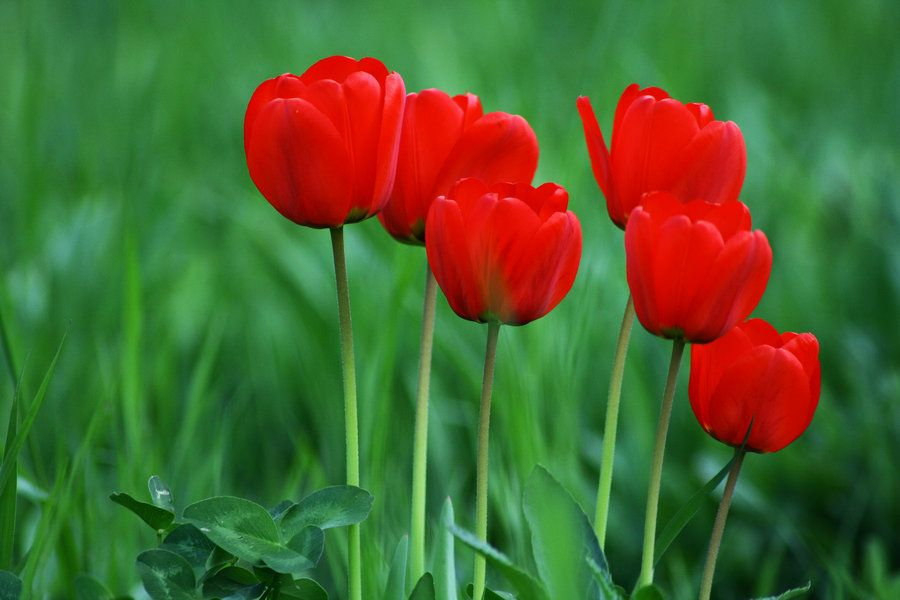
#> input picture test.jpg, 900 x 600 px; its folder holds only this picture in this run
$ python -i main.py   (imports and definitions only)   (older library calls are emulated)
#> lines starting #> are read from the running program, lines starting #| are printed output that depends on the picture; after the words box and inside, x2 and y2 are one past the last pixel; in counts of white or black regions, pixels touching at a corner belong together
import io
import cv2
import requests
import numpy as np
import gradio as gr
from PIL import Image
import threading
import time
import os

# -------------------------------------------------------------------------
# GLOBAL PERFORMANCE, SCENE, & TEMPORAL CACHE
# -------------------------------------------------------------------------
CACHED_TEXTURES = {}
cached_texture_pattern = None
cached_final_composited = None
cached_simulated_frame = None
cached_confusion_mask = None

ema_low_res_mask = None
accumulated_mask = None
last_api_call_time = 0
api_lock = threading.Lock()

# Global variables for tracking frames and metrics
prev_low_res_hist = None
system_mode_tracker = "STATIC"
loaded = False  # Track initial load state globally

# Real-Time FPS Tracking Metrics
fps_prev_time = 0
fps_current_rate = 0.0

# -------------------------------------------------------------------------
# CORE MATH ENGINES (True Deuteranopia Simulation Matrix)
# -------------------------------------------------------------------------
M = np.array([
    [0.430, 0.720, -0.150],
    [0.340, 0.620, 0.040],
    [-0.020, 0.030, 0.990]
], dtype=np.float32)


def simulate_deuteranopia(frame):
    img = frame.astype(np.float32) / 255.0
    out = cv2.transform(img, M)
    return np.clip(out, 0, 1) * 255


def apply_alpha_blending(original_rgb, ai_textured_rgb, binary_mask_rgb, alpha):
    img_orig = original_rgb.astype(np.float32)
    img_text = ai_textured_rgb.astype(np.float32)
    normalized_mask = (binary_mask_rgb.astype(np.float32) / 255.0) * alpha
    blended_output = (1.0 - normalized_mask) * img_orig + normalized_mask * img_text
    return np.clip(blended_output, 0, 255).astype(np.uint8)


def boost_color_contrast_lab(frame, mask, chroma_boost=1.35, luma_boost=1.08):
    lab = cv2.cvtColor(frame, cv2.COLOR_RGB2LAB).astype(np.float32)
    l, a, b = cv2.split(lab)

    if mask.ndim == 3:
        mask_bool = mask[:, :, 0] > 0
    else:
        mask_bool = mask > 0

    l[mask_bool] = np.clip(l[mask_bool] * luma_boost, 0, 255)

    a_shifted = a[mask_bool] - 128.0
    b_shifted = b[mask_bool] - 128.0

    a_shifted *= chroma_boost
    b_shifted *= chroma_boost

    a[mask_bool] = np.clip(a_shifted + 128.0, 0, 255)
    b[mask_bool] = np.clip(b_shifted + 128.0, 0, 255)

    boosted_lab = cv2.merge([l, a, b])
    return cv2.cvtColor(boosted_lab.astype(np.uint8), cv2.COLOR_LAB2RGB)


def generate_local_clean_texture(style, h, w, scale_factor, angle_deg, is_live):
    base_spacing = int(np.clip(18 * scale_factor * (1 + abs(angle_deg) / 180), 8, 40))
    texture = np.full((h, w, 3), 255, dtype=np.uint8)

    if is_live:
        t = time.time()
        pulse_shift = int(np.sin(t * 4.0) * 8)
        dot_oscillation = np.cos(t * 5.0) * 2.0
    else:
        pulse_shift = 0
        dot_oscillation = 0

    if style == "dots":
        for y in range(0, h, base_spacing):
            for x in range(0, w, base_spacing):
                dynamic_radius = int(np.clip(5 * scale_factor + dot_oscillation, 3, 10))
                cv2.circle(texture, (x, y), dynamic_radius, (0, 0, 0), -1)

    elif style == "hatching":
        for i in range(-max(h, w), max(h, w), base_spacing):
            cv2.line(texture, (i + pulse_shift, 0), (i + h + pulse_shift, h), (0, 0, 0),
                     int(np.clip(2.5 * scale_factor, 1, 5)))

    else:
        for y in range(0, h, base_spacing):
            cv2.line(texture, (0, y + pulse_shift), (w, y + pulse_shift), (0, 0, 0), 1)
        for x in range(0, w, base_spacing):
            cv2.line(texture, (x + pulse_shift, 0), (x + pulse_shift, h), (0, 0, 0), 1)

    rot_matrix = cv2.getRotationMatrix2D((w / 2, h / 2), angle_deg, 1.0)
    transformed_texture = cv2.warpAffine(texture, rot_matrix, (w, h), flags=cv2.INTER_LINEAR,
                                         borderMode=cv2.BORDER_REFLECT_101)
    return transformed_texture


def apply_adaptive_clahe(frame):
    if frame.dtype != np.uint8:
        frame = frame.astype(np.uint8)

    lab = cv2.cvtColor(frame, cv2.COLOR_RGB2LAB)
    l, a, b = cv2.split(lab)
    brightness_std = np.std(l)

    adaptive_clip = float(np.clip(2.0 + (brightness_std / 45.0), 2.0, 5.0))
    h, w = l.shape
    tile_size = max(8, int(min(h, w) / 32))

    clahe = cv2.createCLAHE(clipLimit=adaptive_clip, tileGridSize=(tile_size, tile_size))
    enhanced_l = clahe.apply(l)

    merged = cv2.merge([enhanced_l, a, b])
    return cv2.cvtColor(merged, cv2.COLOR_LAB2RGB)


def hysteresis_threshold(diff, frame_gray, prev_mask=None):
    diff_mean = float(np.mean(diff))
    diff_std = float(np.std(diff))

    T_high = np.clip(diff_mean + (1.8 * diff_std), 15, 90)
    T_low = np.clip(diff_mean + (0.7 * diff_std), 8, 50)

    strong = (diff > T_high).astype(np.uint8)
    weak = (diff > T_low).astype(np.uint8) * 255  # تحويلها لقناع ثنائي صالح لمعالجة الكونتور

    if prev_mask is None:
        prev_mask = np.zeros_like(diff, dtype=np.uint8)

    result = strong.copy()
    contours, _ = cv2.findContours(weak, cv2.RETR_EXTERNAL, cv2.CHAIN_APPROX_SIMPLE)

    for cnt in contours:
        # إنشاء قناع مؤقت وفحص مساحة الكونتور لضمان عزل النويز بمرونة عالية
        if cv2.contourArea(cnt) > 10:
            # توليد مصفوفة بكسلية للمنطقة الحالية فقط لمعاينة اتصالها بالـ strong threshold
            mask_roi = np.zeros_like(diff, dtype=np.uint8)
            cv2.drawContours(mask_roi, [cnt], -1, 1, -1)
            if np.any(strong[mask_roi > 0]):
                result[mask_roi > 0] = 1

    result = cv2.addWeighted(result.astype(np.float32), 0.7, prev_mask.astype(np.float32), 0.3, 0)
    return (result > 0.5).astype(np.uint8) * 255


prev_gray_frame = None
prev_warped_mask = None

# [11 lines left out: function warp_mask_with_flow, not called in this run]


def process_universal_pipeline(frame, texture_dropdown, show_foveated_circle=True, is_static_tab=False):
#> called with texture_dropdown = 'dots', show_foveated_circle = True, is_static_tab = False
    global cached_texture_pattern, cached_final_composited, cached_simulated_frame, cached_confusion_mask, accumulated_mask, system_mode_tracker
    global prev_low_res_hist, ema_low_res_mask, prev_gray_frame, prev_warped_mask, loaded
    global fps_prev_time, fps_current_rate

    t_start = time.time()
    if fps_prev_time > 0:
        time_delta = t_start - fps_prev_time
        if time_delta > 0:
            fps_current_rate = 0.9 * fps_current_rate + 0.1 * (1.0 / time_delta)
    fps_prev_time = t_start

    if frame is None:
        loaded = False
        for target_name in ["test.jpg", "image.png", "image.jpg", "image.jpeg"]:
            if os.path.exists(target_name):
                frame = cv2.imread(target_name)
#> frame is the input picture: shape (600, 900, 3); mean B, G, R 48.4, 100.5, 78
                frame = cv2.cvtColor(frame, cv2.COLOR_BGR2RGB)
                loaded = True
                break

        if not loaded:
            frame = np.zeros((500, 750, 3), dtype=np.uint8)
            cv2.rectangle(frame, (0, 0), (250, 500), (230, 50, 50), -1)
            cv2.rectangle(frame, (250, 0), (500, 500), (50, 220, 50), -1)
            cv2.rectangle(frame, (500, 0), (750, 500), (50, 50, 240), -1)

        status_text = "⚡ Mode: Static Media Active [Optimal Color Mapping Pipeline]"
        is_live_stream = False
    else:
        status_text = "⚡ Mode: Live Stream Active [Spatial Confusion Contrast Boosted]"
        is_live_stream = True
        frame = frame.copy()

        if system_mode_tracker == "STATIC":
            prev_gray_frame = None
            prev_warped_mask = None
            ema_low_res_mask = None
            system_mode_tracker = "LIVE"

    accumulated_mask = np.zeros((240, 320), dtype=np.float32)

    h, w, _ = frame.shape
    low_res_w, low_res_h = 320, 240
    low_res = cv2.resize(frame, (low_res_w, low_res_h))

    low_res = apply_adaptive_clahe(low_res)
#> in apply_adaptive_clahe, `l, a, b = cv2.split(lab)`:
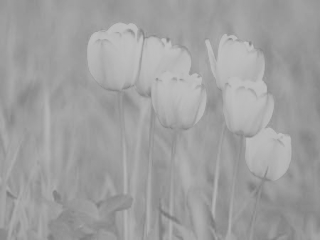
#> b: shape (240, 320); min 118, max 194, mean 159.9
#> in apply_adaptive_clahe, `brightness_std = np.std(l)`: brightness_std = 26.83
#> in apply_adaptive_clahe, `adaptive_clip = float(np.clip(2.0 + (brightness_std / 45.0), 2.0, 5.0))`: adaptive_clip = 2.6
    gray_low_res = cv2.cvtColor(low_res, cv2.COLOR_RGB2GRAY)
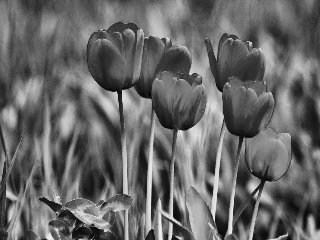
#> gray_low_res: shape (240, 320); min 5, max 236, mean 103.3

    if prev_gray_frame is None:
        flow = None
    else:
        flow = cv2.calcOpticalFlowFarneback(prev_gray_frame, gray_low_res, None, 0.5, 2, 9, 3, 5, 1.2, 0)

    mean_brightness, std_variance = cv2.meanStdDev(gray_low_res)
#> mean_brightness = [103.3]; std_variance = [45.64]
    mean_brightness = float(mean_brightness[0][0])
#> mean_brightness = 103.3
    std_variance = float(std_variance[0][0])
#> std_variance = 45.64

    if is_live_stream:
        adaptive_alpha = float(np.clip(0.55 + (std_variance * 0.004), 0.60, 0.85))
    else:
        adaptive_alpha = float(np.clip(0.40 + (std_variance * 0.003), 0.45, 0.70))
#> adaptive_alpha = 0.537

    low_res_sim = simulate_deuteranopia(low_res)
    orig_lab = cv2.cvtColor(low_res, cv2.COLOR_RGB2LAB)
#> orig_lab: shape (240, 320, 3); mean of channels 0, 1, 2 125.8, 110.9, 159.2
    sim_lab = cv2.cvtColor(low_res_sim.astype(np.uint8), cv2.COLOR_RGB2LAB)
#> sim_lab: shape (240, 320, 3); mean of channels 0, 1, 2 112.1, 125.2, 151.8

    diff_a = cv2.absdiff(orig_lab[:, :, 1], sim_lab[:, :, 1])
    diff_b = cv2.absdiff(orig_lab[:, :, 2], sim_lab[:, :, 2])

    if prev_gray_frame is None:
        motion_weight = np.ones_like(diff_a, dtype=np.float32)
    else:
        magnitude = np.sqrt(flow[..., 0] ** 2 + flow[..., 1] ** 2)
        magnitude = cv2.resize(magnitude, (diff_a.shape[1], diff_a.shape[0]))
        motion_weight = cv2.normalize(magnitude, None, 0.7, 1.6, cv2.NORM_MINMAX)

    motion_weight = motion_weight.astype(np.float32)
    diff = (diff_a.astype(np.float32) + diff_b.astype(np.float32)) * 0.5
    diff = np.clip(diff * motion_weight, 0, 255).astype(np.uint8)
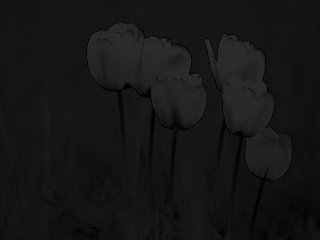
#> diff: shape (240, 320); min 0, max 47, mean 22
    diff = cv2.GaussianBlur(diff, (5, 5), 0)

    raw_mask = hysteresis_threshold(diff, gray_low_res, None)
#> in hysteresis_threshold, `diff_mean = float(np.mean(diff))`: diff_mean = 22.03
#> in hysteresis_threshold, `diff_std = float(np.std(diff))`: diff_std = 7.45
#> in hysteresis_threshold, `T_high = np.clip(diff_mean + (1.8 * diff_std), 15, 90)`: T_high = 35.45
#> in hysteresis_threshold, `T_low = np.clip(diff_mean + (0.7 * diff_std), 8, 50)`: T_low = 27.25
#> in hysteresis_threshold, `contours, _ = cv2.findContours(weak, cv2.RETR_EXTERNAL, cv2.CHAIN_APPR..`: contours = 2 contours; box (x1, y1, x2, y2) and area: (87, 22, 207, 124) 6547, (205, 34, 291, 179) 5534
#> the loop in hysteresis_threshold, `for cnt in contours:` made 2 passes
#> after the loop in hysteresis_threshold, `for cnt in contours:`:
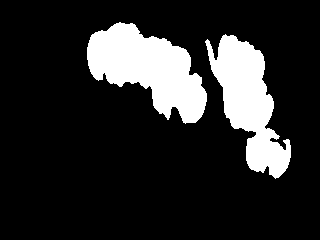
#> result: shape (240, 320); values 0 (black) and 1 (white), 16.3% white; 2 white regions, box (x1, y1, x2, y2) and area: (87, 22, 207, 124) 6737, (205, 34, 291, 179) 5765
    current_mask = raw_mask.astype(np.float32)
#> current_mask: shape (240, 320) float32; 16.3% white; 2 white regions

    if ema_low_res_mask is None or ema_low_res_mask.shape != current_mask.shape:
        ema_low_res_mask = current_mask.copy()
    else:
        alpha = np.clip(0.25 + (std_variance * 0.002), 0.2, 0.5)
        ema_low_res_mask = alpha * current_mask + (1 - alpha) * ema_low_res_mask

    low_res_mask = (ema_low_res_mask > 0.5 * 255).astype(np.uint8) * 255

    if flow is not None and prev_warped_mask is not None:
        warped_prev = warp_mask_with_flow(prev_warped_mask, flow)
        low_res_mask = cv2.addWeighted(low_res_mask.astype(np.float32), 0.6, np.clip(warped_prev, 0, 255), 0.4,
                                       0).astype(np.uint8)

    prev_warped_mask = low_res_mask.copy()
    prev_gray_frame = gray_low_res.copy()


    filtered_low_res_mask = np.zeros_like(low_res_mask)
    min_area_filter = 30 if is_live_stream else 60
    contours, _ = cv2.findContours(low_res_mask, cv2.RETR_EXTERNAL, cv2.CHAIN_APPROX_SIMPLE)
    for cnt in contours:
        if cv2.contourArea(cnt) > min_area_filter:
            cv2.drawContours(filtered_low_res_mask, [cnt], -1, 255, -1)
#> this loop made 2 passes

    if flow is not None:
        motion_intensity = float(np.mean(np.sqrt(flow[..., 0] ** 2 + flow[..., 1] ** 2)))
        if motion_intensity < 0.5:
            tip_text = "Static"
        elif motion_intensity < 2.5:
            tip_text = "Moving"
        else:
            tip_text = "Rapid Motion"
        motion_x = int(np.mean(flow[..., 0]) * 20)
        motion_y = int(np.mean(flow[..., 1]) * 20)
    else:
        tip_text = "Static"
        motion_x, motion_y = 0, 0

    acc_uint8 = cv2.normalize(accumulated_mask, None, 0, 255, cv2.NORM_MINMAX).astype(np.uint8)
#> acc_uint8: shape (240, 320); every value is 0
#> accumulated_mask: shape (240, 320) float32; every value is 0
    _, stabilized_low_res_mask = cv2.threshold(acc_uint8, 35, 255, cv2.THRESH_BINARY)
    kernel = cv2.getStructuringElement(cv2.MORPH_ELLIPSE, (3, 3) if is_live_stream else (5, 5))
#> kernel = [[0, 0, 1, 0, 0], [1, 1, 1, 1, 1], [1, 1, 1, 1, 1], [1, 1, 1, 1, 1], [0, 0, 1, 0, 0]]
    smoothed_low_res_mask = cv2.morphologyEx(stabilized_low_res_mask, cv2.MORPH_CLOSE, kernel)

    foveated_mask = np.zeros_like(smoothed_low_res_mask)
    center_x_low = int(low_res_w / 2)
    center_y_low = int(low_res_h / 2 + (np.sin(time.time() * 2.5) * 35 if is_live_stream else 0))
    focus_radius_low = int(min(low_res_w, low_res_h) * 0.45)
    cv2.circle(foveated_mask, (center_x_low, center_y_low), focus_radius_low, 255, -1)
#> foveated_mask: shape (240, 320); 47.7% white; 1 white region, box (x1, y1, x2, y2) and area: (52, 12, 269, 229) 36625
    smoothed_low_res_mask = cv2.addWeighted(smoothed_low_res_mask, 0.8, foveated_mask, 0.2, 0)

    final_mask = cv2.resize(smoothed_low_res_mask, (w, h), interpolation=cv2.INTER_NEAREST)
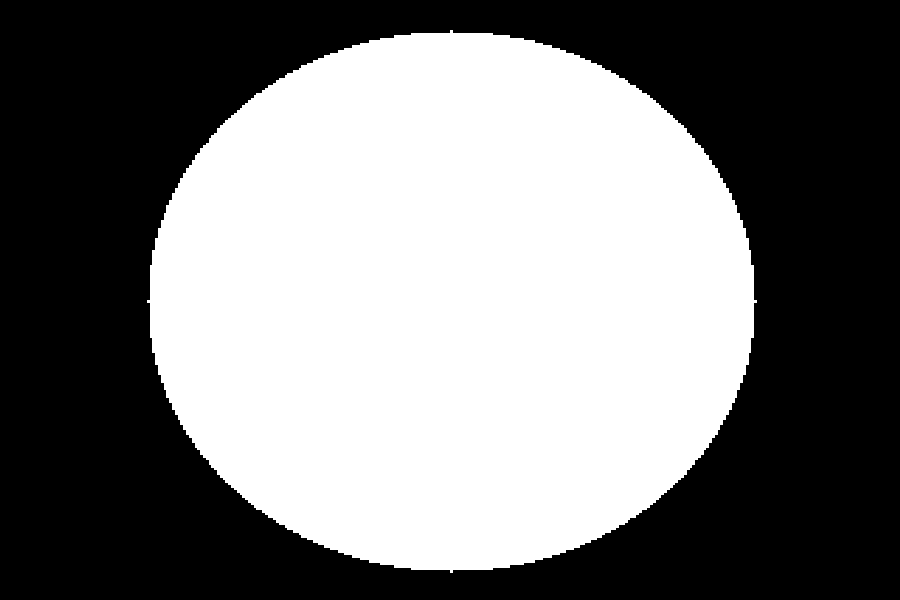
#> final_mask: shape (600, 900); values 0 (black) and 51 (white), 47.7% white; 1 white region, box (x1, y1, x2, y2) and area: (147, 30, 757, 573) 257438

    total_pixels = w * h
    confusion_pixels = np.count_nonzero(final_mask)
#> confusion_pixels = 257438
    confusion_percentage = (confusion_pixels / total_pixels) * 100.0
#> confusion_percentage = 47.67
    cached_confusion_mask = cv2.cvtColor(final_mask, cv2.COLOR_GRAY2RGB)

    boosted_frame = boost_color_contrast_lab(frame, final_mask)
    cached_simulated_frame = cv2.resize(low_res_sim, (w, h)).astype(np.uint8)

    gray_full = cv2.cvtColor(frame, cv2.COLOR_RGB2GRAY)
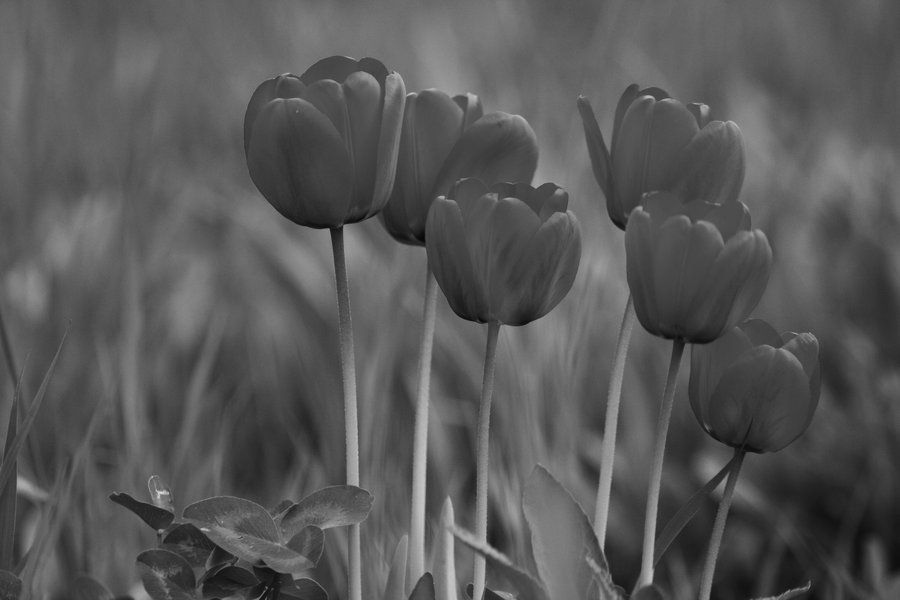
#> gray_full: shape (600, 900); min 7, max 224, mean 87.8
    laplacian_var = cv2.Laplacian(gray_full, cv2.CV_64F).var()
#> laplacian_var = 75.15
    current_scale = float(np.clip(0.6 + (laplacian_var * 0.0008), 0.7, 1.4))
#> current_scale = 0.7

    if flow is not None:
        flow_x = flow[..., 0]
        flow_y = flow[..., 1]
        mask_resized = cv2.resize(final_mask, (flow_x.shape[1], flow_x.shape[0])) / 255.0
        mean_dx = np.sum(flow_x * mask_resized) / (np.sum(mask_resized) + 1e-6)
        mean_dy = np.sum(flow_y * mask_resized) / (np.sum(mask_resized) + 1e-6)
        current_angle = float(np.degrees(np.arctan2(mean_dy, mean_dx)))
    else:
        current_angle = 0.0

    angle_factor = 1 + (abs(current_angle) / 180.0)
    current_scale = float(np.clip(current_scale * angle_factor, 0.7, 2.0))
    local_texture = generate_local_clean_texture(texture_dropdown, h, w, current_scale, current_angle, is_live_stream)
#> in generate_local_clean_texture, `base_spacing = int(np.clip(18 * scale_factor * (1 + abs(angle_deg) / 1..`: base_spacing = 12
#> after the loop in generate_local_clean_texture, `for y in range(0, h, base_spacing):`:
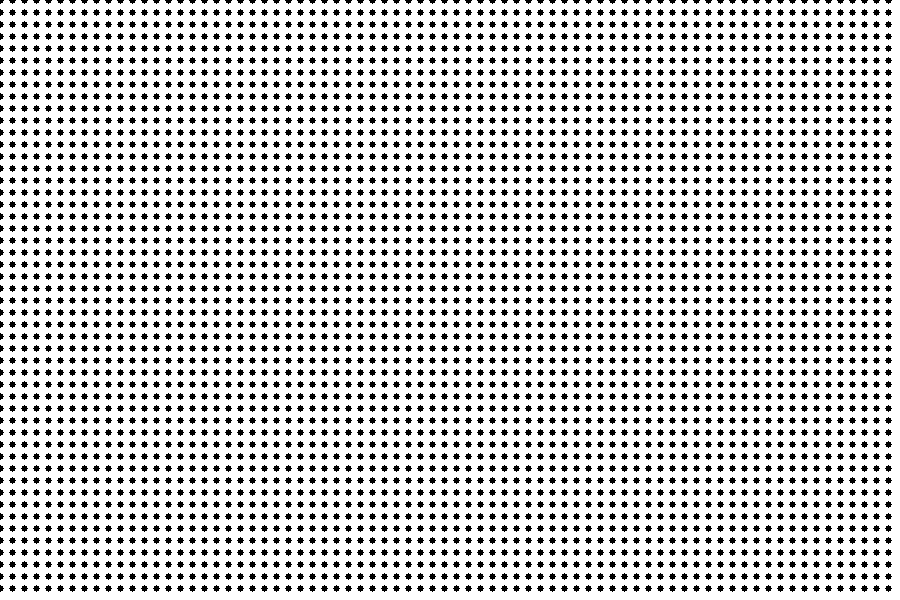
#> texture: shape (600, 900, 3); 80.1% white; 3750 black regions (124 under 20 px), largest, box (x1, y1, x2, y2) and area: (9, 9, 16, 16) 29, (21, 9, 28, 16) 29, (33, 9, 40, 16) 29
#> in generate_local_clean_texture, `rot_matrix = cv2.getRotationMatrix2D((w / 2, h / 2), angle_deg, 1.0)`: rot_matrix = [[1, 0, 0], [0, 1, 0]]

    brightness_value = cv2.mean(gray_full, mask=final_mask)[0]
#> brightness_value = 90.12
    if brightness_value < 130:
        local_texture = cv2.bitwise_not(local_texture)
    else:
        local_texture = cv2.threshold(local_texture, 200, 255, cv2.THRESH_BINARY_INV)[1]

    cached_final_composited = apply_alpha_blending(boosted_frame, local_texture, cached_confusion_mask, adaptive_alpha)

    if not is_static_tab:
        real_center_x = int(w / 2)
        real_center_y = int(h / 2 + (np.sin(time.time() * 2.5) * (h / 240 * 35) if is_live_stream else 0))
        text_pos = (max(0, min(w - 1, real_center_x + motion_x)), max(0, min(h - 1, real_center_y + motion_y)))

        cv2.putText(cached_final_composited, tip_text, text_pos, cv2.FONT_HERSHEY_SIMPLEX, 0.9, (0, 255, 255), 2,
                    cv2.LINE_AA)

        if show_foveated_circle:
            real_focus_radius = int(min(w, h) * 0.45)
            cv2.circle(cached_final_composited, (real_center_x, real_center_y), real_focus_radius, (0, 255, 0), 2,
                       lineType=cv2.LINE_AA)

    full_status_report = (
        f"{status_text}\n"
        f"⚡ Performance Metrics: Execution Speed = {fps_current_rate:.1f} FPS\n"
        f"🎯 Matrix Output Block: Dynamic Grid Allocation = {w}x{h} | Confusion Density = {confusion_percentage:.1f}%\n"
        f"🌊 Motion State Matrix Tracker: Current Class = {tip_text}\n"
        f"📐 Spatial HUD Tracking: Dynamic Fovea Movement Enabled | Scale = {current_scale:.2f}x\n"
        f"⚙️ Sensory Feed: Ambient Lighting Coefficient = {mean_brightness:.1f}"
    )
    return frame, cached_simulated_frame, cached_confusion_mask, cached_final_composited, full_status_report


def load_initial_preview(texture_dropdown, show_foveated_circle=True):
    img, sim, mask, comp, report = process_universal_pipeline(None, texture_dropdown, show_foveated_circle)
    return img, sim, mask, comp


# -------------------------------------------------------------------------
# GLOBAL HELPER FUNCTIONS FOR BACKEND CONTROLS
# -------------------------------------------------------------------------
ISHIHARA_REGISTRY = {
    "https://upload.wikimedia.org/wikipedia/commons/e/e0/Ishihara_9.png": "74",
    "https://upload.wikimedia.org/wikipedia/commons/b/b5/Ishihara_11.png": "6",
    "https://upload.wikimedia.org/wikipedia/commons/2/22/Ishihara_23.jpg": "42"
}


# [127 lines left out: functions get_random_ishihara_plate, check_ishihara_answer, calculate_cvd_probability, reset_advanced_workspace, save_live_snapshot, export_telemetry_report and 2 more, not called in this run]


# -------------------------------------------------------------------------
# MODULE 1: UI Layout Dashboard
# -------------------------------------------------------------------------
accessible_css = """
    #accessible_blue_btn {
        background-color: #0055ff !important;
        color: #ffffff !important;
        border: 2px solid #ffffff !important;
        font-weight: bold !important;
        box-shadow: 0 4px 6px rgba(0, 85, 255, 0.2);
    }
    #accessible_blue_btn:hover {
        background-color: #0044cc !important;
    }

    .cvd_friendly_panel {
        font-family: 'Segoe UI', Arial, sans-serif !important;
        color: #002244 !important;
        font-size: 16px !important;
        background-color: #FAFAFA !important;
        border-left: 6px solid #0072B2 !important;
        padding: 15px !important;
        border-radius: 4px !important;
    }

    #cvd_advanced_assessment_btn {
        background-color: #0072B2 !important;
        color: #ffffff !important;
        font-weight: bold !important;
        border: 2px solid #F0E442 !important;
        font-size: 14px !important;
    }
"""

init_orig, init_sim, init_mask, init_final = load_initial_preview("dots", True)

# [211 lines not run here, left out]

>>> import cv2
>>> picture = cv2.cvtColor(cv2.imread('test.jpg'), cv2.COLOR_BGR2RGB)
>>> result = apply_adaptive_clahe(picture)
